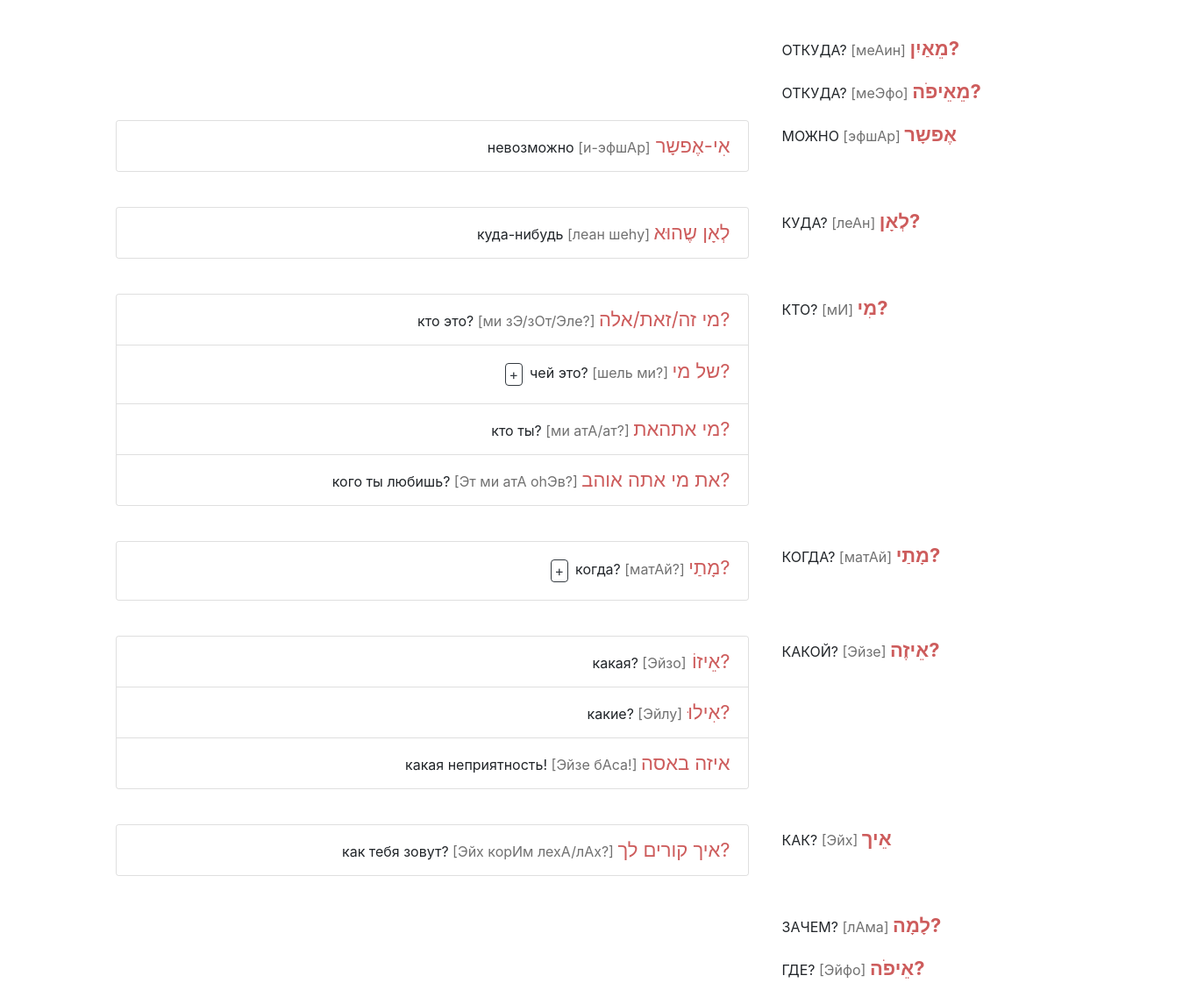
The app's page /questions/ (lower part), older data.
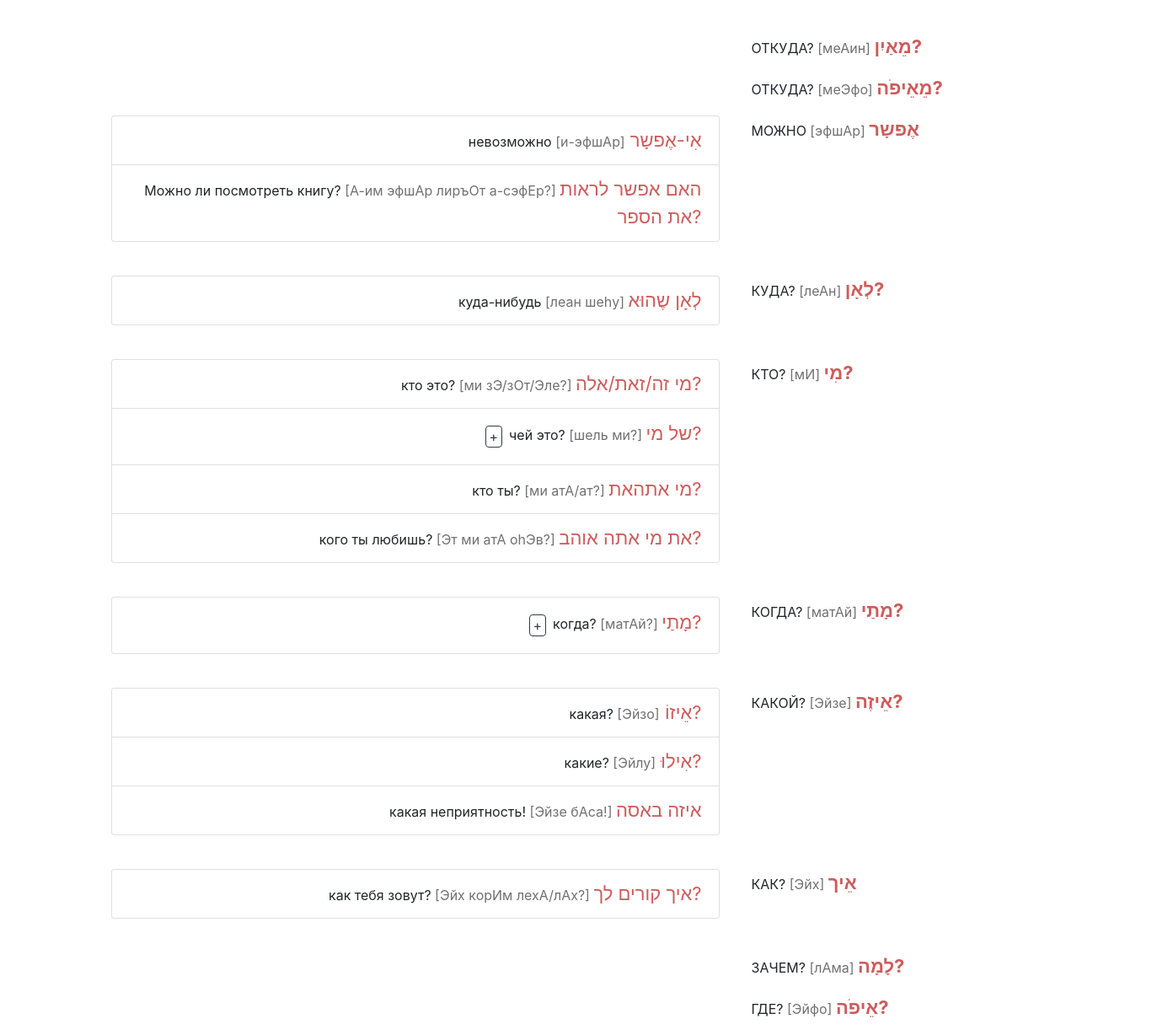
The same page, newer data.
### mycards/models.py (models this page shows)
class Expression(models.Model):
    expression = models.CharField(max_length=256, verbose_name='Выражение')
    translation = models.CharField(max_length=256, verbose_name='Перевод')
    pronunciation = models.CharField(max_length=256, verbose_name='Произношение')
    word = models.ForeignKey(Word, on_delete=models.PROTECT, related_name='expressions', verbose_name='Основная форма', null=True)
    topic = models.ForeignKey(Topic, on_delete=models.PROTECT, related_name='expressions', verbose_name='Тема', null=True)
    question_id = models.ForeignKey('self', on_delete=models.PROTECT, related_name='answers', verbose_name='Номер вопроса', null=True)
    comment = models.TextField(null=True)

### mycards/views.py (the view)
# urls.py: path('questions/', views.question_words, name='questions'),
def question_words(request):
    questions = Word.objects.filter(type_id=18)
    questions_info = []
    form_type = FormType.objects.all()
    for question in questions:
        question_info = dict()
        expressions_info = []
        other_forms = []
        question_info['picture'] = question.picture
        for question_form in question.forms.all():
            if question_form.form_type == form_type[0]:
                question_info['name'] = question_form.vocal_name
                question_info['translation'] = question_form.translation
                question_info['pronunciation'] = question_form.pronunciation
                question_info['gender'] = question_form.gender
                question_info['number'] = question_form.number
            else:
                other_form = dict()
                other_form['name'] = question_form.vocal_name
                other_form['translation'] = question_form.translation
                other_form['pronunciation'] = question_form.pronunciation
                other_form['gender'] = question_form.gender
                other_form['number'] = question_form.number
                other_forms.append(other_form)
        for expression in question.expressions.all():
            answers_info = []
            expression_info = dict()
            expression_info['name'] = expression.expression
            expression_info['translation'] = expression.translation
            expression_info['pronunciation'] = expression.pronunciation
            for answer in expression.answers.all():
                answer_info = dict()
                answer_info['name'] = answer.expression
                answer_info['translation'] = answer.translation
                answer_info['pronunciation'] = answer.pronunciation
                answers_info.append(answer)
            expression_info['answers'] = answers_info
            expressions_info.append(expression_info)
        question_info['other_forms'] = other_forms
        question_info['expressions'] = expressions_info
        questions_info.append(question_info)
    questions_info = sorted(questions_info, key=lambda word: word['translation'], reverse=True)
    return render(request, "mycards/questions.html", {'questions_info': questions_info, 'title': 'ВОПРОСЫ'})

### mycards/templates/mycards/questions.html (shortened to what this page needs)
{% extends 'mycards/base.html' %}
{% load custom_tags %}
{%  load static %}
{% block container %}
<main class="container g-0">
    {% for word in questions_info %}
    <div class="row">
        <div class="col-8">
  <table class="table table-borderless">
          <tbody>
            <tr>
              <th scope="row"></th>
              {% if word.other_forms|length > 0 or word.expressions|length > 0 %}
              <div class="pr-2 mr-0 text-right">
                <div class="card p-0 m-0">
                  <ul class="list-group list-group-flush p-0 m-0">
                    {% for other in word.other_forms %}
                    <li class="list-group-item">{{ other.translation }} <span style="color: #707070">[{{ other.pronunciation }}]</span><span style="font-size: 22px; color: #CD5C5C"> {{ other.name }}</span>
                    </li>
                    {% endfor %}
                      {% for expression in word.expressions %}
                    <li class="list-group-item">
                        {% if expression.answers|length > 0 %}
                        <a class="btn btn-outline-dark py-0 px-1 m-2" data-toggle="collapse" href="#{{ expression.name }}" role="button" aria-expanded="false" aria-controls="{{ expression.name }}">
    +
  </a>{% endif %}{{ expression.translation }} <span style="color: #707070">[{{ expression.pronunciation }}]</span> <span style="font-size: 22px; color: #CD5C5C">{{ expression.name }}</span>
                    </li>
                    {% endfor %}
                  </ul>
              {% else %}
              <td class="pr-2 mr-0 text-right"></td>
              {% endif %}
          </tr>
          </tbody>
        </table>
        </div>
        <div class="col-4">
            <p>{{ word.translation|upper }} <span style="color: #707070">[{{ word.pronunciation }}]</span> <span style="font-size: 22px; color: #CD5C5C"><b>{{ word.name }}</b></span></p>
        </div>
    </div>
          {% endfor %}
</main>
{% endblock %}

Row changes from the older to the newer data that the page shows:
added Expression: translation "Можно ли посмотреть книгу?", pronunciation "А-им эфшАр лиръОт а-сэфЕр?", name "האם אפשר לראות את הספר?"
